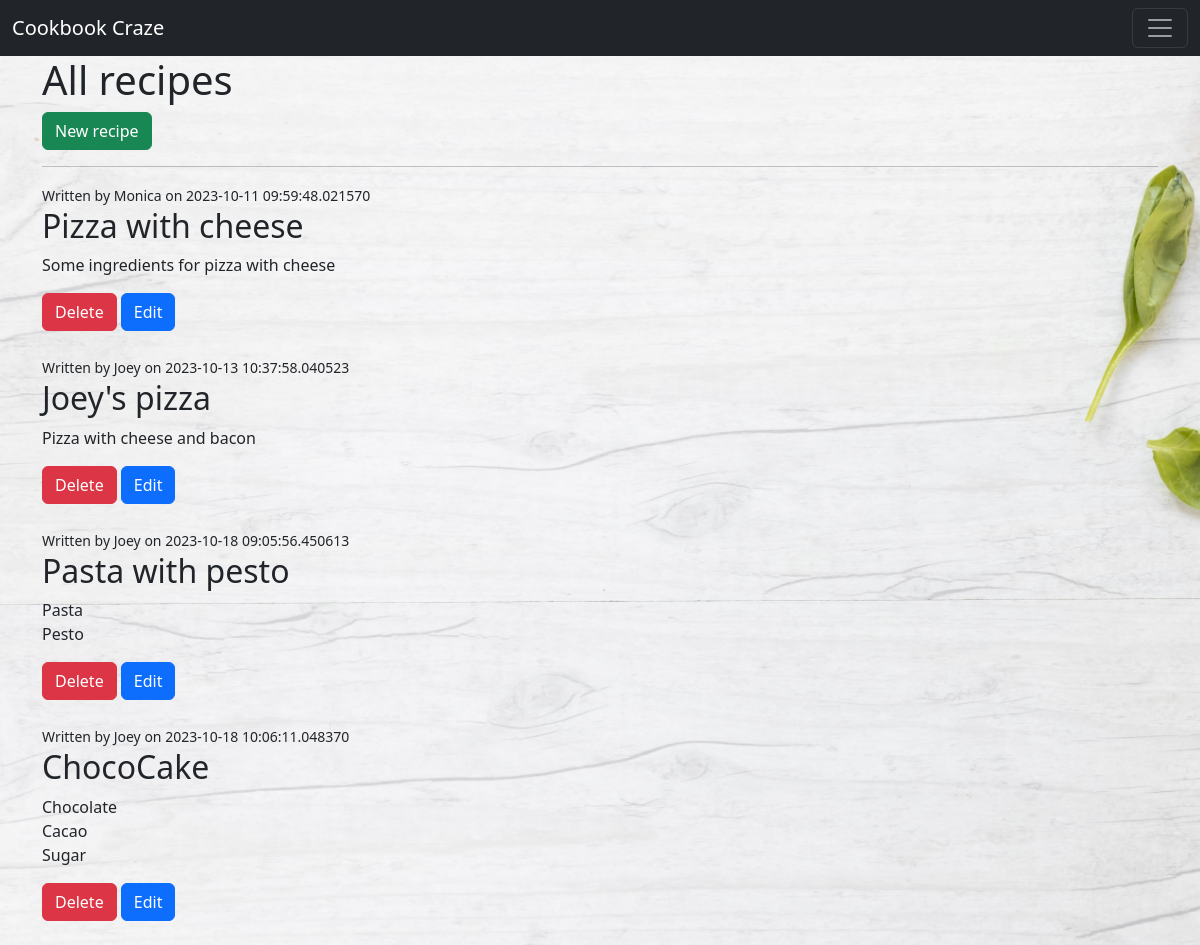
The app's page /recipes/ with its own data.
### app.py (models this page shows, shortened)
class Recipe(db.Model):
    __tablename__ = "recipes"
    id = db.Column(db.Integer, primary_key=True)
    title = db.Column(db.String(100), nullable=False, unique=True)
    description = db.Column(db.Text, nullable=False)
    author = db.Column(db.String(50))
    date_posted = db.Column(db.DateTime, nullable=False, default=datetime.utcnow)

### app.py (the view)
@app.route("/recipes/")
def recipes():
    all_recipes = Recipe.query.all()
    return render_template("recipes.html", recipes=all_recipes)

### templates/recipes.html (shortened to what this page needs)
{% extends 'base.html' %}
{% block body %}
  <h1>All recipes</h1>
  <a href="/recipes/new/" class="btn btn-success float-right">New recipe</a>
  <hr>
  {% for recipe in recipes %}
    {% if recipe.author %}
      <small>Written by {{ recipe.author }} on {{ recipe.date_posted }}</small>
    {% else %}
      <small>Written by unknown on {{ recipe.date_posted }}</small>
    {% endif %}
    <h2>{{ recipe.title }}</h2>
    <p style="white-space: pre-wrap">{{ recipe.description }}</p>
    <a href="/recipes/delete/{{ recipe.id }}" class="btn btn-danger">Delete</a>
    <a href="/recipes/edit/{{ recipe.id }}" class="btn btn-primary">Edit</a><br><br>
  {% endfor %}
{% endblock %}

### templates/base.html (shortened to what this page needs)
<!doctype html>
<html lang="en">
<head>
  <link href="https://cdn.jsdelivr.net/npm/bootstrap@5.3.2/dist/css/bootstrap.min.css" rel="stylesheet">
  <link rel="stylesheet" href="{{ url_for('static', filename='css/main.css') }}">
</head>
<body>
  <nav class="navbar navbar-dark bg-dark" aria-label="First navbar example">
    <div class="container-fluid">
      <a class="navbar-brand" href="#">Cookbook Craze</a>
      <button class="navbar-toggler" type="button" data-bs-toggle="collapse" data-bs-target="#navbarsExample01" aria-controls="navbarsExample01" aria-expanded="false" aria-label="Toggle navigation">
        <span class="navbar-toggler-icon"></span>
      </button>
    </div>
  </nav>
  <div class="container">
    {% block body %}{% endblock %}
  </div>
</body>
</html>

### static/css/main.css (style rules this page uses)
body { background-image: url('/static/bread-slices.jpg'); background-repeat: no-repeat; background-size: cover; }

### records on screen
Recipe: author "Monica", date_posted "2023-10-11 09:59:48.021570", title "Pizza with cheese", description "Some ingredients for pizza with cheese"
Recipe: author "Joey", date_posted "2023-10-13 10:37:58.040523", title "Joey's pizza", description "Pizza with cheese and bacon"
Recipe: author "Joey", date_posted "2023-10-18 09:05:56.450613", title "Pasta with pesto", description "Pasta Pesto"
Recipe: author "Joey", date_posted "2023-10-18 10:06:11.048370", title "ChocoCake", description "Chocolate Cacao Sugar"
